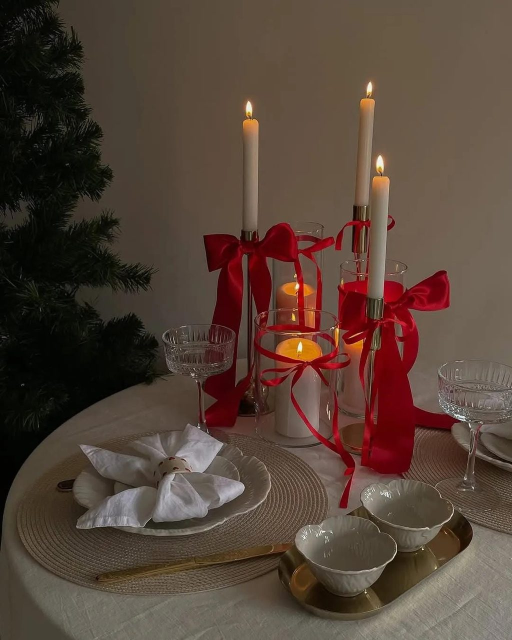
#> input picture images/christmas-table/christmas-table-white-pillar-candles-gold-tray.jpg, 1024 x 1280 px, given in place of christmas-table-red-green-gold-centerpiece.jpg, which was not available (shown at 1/2 size)
$ python build-christmas-table-pins.py
#> lines starting #> are read from the running program, lines starting #| are printed output that depends on the picture
#> in build, `canvas = Image.new("RGB", (W, H), WHITE)`: canvas: PIL image 1024x1536 RGB; every value is 255
#> in build, im is the input picture: PIL image 1024x1280 RGB; mean R, G, B 85.3, 67, 55.9
#!/usr/bin/env python3
"""Build the 3 Christmas Table pins in the Collage Grid style.

Layout (1024x1536, replicating the approved sample pin-style-test/collage-grid.jpg):
- 2x2 grid of real article photos, 512px wide each, thin white centre gutter
- Top row y 0-640, cream title band y 640-896 (dark-green rules top/bottom),
  bottom row y 896-1536.
- Title in dark-green DejaVu Serif Bold, centred in the band, auto-fit to width.
Photos are centre-cropped to the 512x640 cell (0.8 aspect); all sources are
>=768px wide, so cells are downscaled, never upscaled.
"""
import os
from PIL import Image, ImageDraw, ImageFont

BASE = os.path.expanduser("~/workspace/pinterest-blog")
IMG_DIR = os.path.join(BASE, "images/christmas-table")
PIN_DIR = os.path.join(BASE, "images/pins")
PREVIEW_DIR = os.path.expanduser("~/workspace/your_files/christmas-table-pins")

W, H = 1024, 1536
BAND_TOP, BAND_BOTTOM = 640, 896
CELL_W, CELL_H = 512, 640
CREAM = (246, 241, 229)
GREEN = (51, 81, 29)
WHITE = (255, 255, 255)
FONT_PATH = "/usr/share/fonts/truetype/dejavu/DejaVuSerif-Bold.ttf"

PINS = [
    {
        "n": 1,
        "photos": [
            "christmas-table-red-green-gold-centerpiece.jpg",      # idea 1 (hero)
            "christmas-table-red-plaid-runner-floral-plates.jpg",   # idea 3
            "christmas-table-family-dinner-tree-fireplace.jpg",     # idea 26
            "christmas-table-gold-vase-rose-centerpiece.jpg",       # idea 30
        ],
        "lines": ["30 Christmas Table Ideas", "for a Festive Dinner"],
    },
    {
        "n": 2,
        "photos": [
            "christmas-table-red-velvet-napkin-gold-charger.jpg",   # idea 6
            "christmas-table-red-roses-gold-runner.jpg",            # idea 7
            "christmas-table-gold-charger-hurricane-candle.jpg",    # idea 8
            "christmas-table-formal-tall-taper-candles.jpg",        # idea 10
        ],
        "lines": ["30+ Christmas Table Ideas", "For Velvet Napkins,",
                  "Gold Chargers and Candlelight"],
    },
    {
        "n": 3,
        "photos": [
            "christmas-table-dinner-served-candlelight.jpg",        # idea 25
            "christmas-table-candlelit-wood-gold-candlesticks.jpg", # idea 24
            "christmas-table-wooden-bowl-pinecone-centerpiece.jpg", # idea 20
            "christmas-table-dried-oranges-amber-glasses.jpg",      # idea 22
        ],
        "lines": ["30+ Christmas Table Ideas", "For Candlelit Christmas Dinners"],
    },
]


def centre_crop(im, tw, th):
    """Crop image to target aspect (centred), then resize to target size."""
#> called with tw = 512, th = 640
    w, h = im.size
#> w = 1024; h = 1280
    target = tw / th
    if w / h > target:  # too wide: crop width
        nw = int(h * target)
        x0 = (w - nw) // 2
        im = im.crop((x0, 0, x0 + nw, h))
    else:  # too tall: crop height
        nh = int(w / target)
#> nh = 1280
        y0 = (h - nh) // 2
#> y0 = 0
        im = im.crop((0, y0, w, y0 + nh))
    return im.resize((tw, th), Image.LANCZOS)
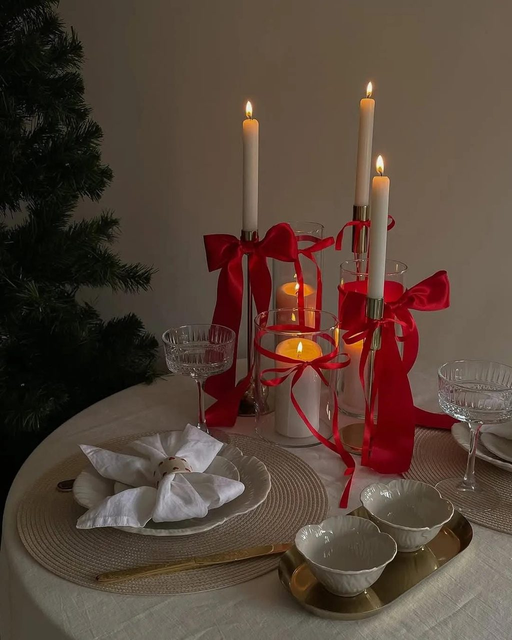
#> returned value: PIL image 512x640 RGB; mean R, G, B 85.3, 67, 55.9


def fit_font(lines, max_w, start_size):
    size = start_size
    while size > 24:
        font = ImageFont.truetype(FONT_PATH, size)
        widths = [font.getbbox(l)[2] for l in lines]
        if max(widths) <= max_w:
            return font, size
        size -= 2
    return ImageFont.truetype(FONT_PATH, size), size


def build(pin):
    canvas = Image.new("RGB", (W, H), WHITE)
    cells = []
    for i, f in enumerate(pin["photos"]):
        im = Image.open(os.path.join(IMG_DIR, f)).convert("RGB")
        w = CELL_W if i % 2 == 0 else CELL_W - 4  # right column leaves a 4px white gutter
        cells.append(centre_crop(im, w, CELL_H))
    # top row, bottom row (4px white gutter down the middle)
    canvas.paste(cells[0], (0, 0))
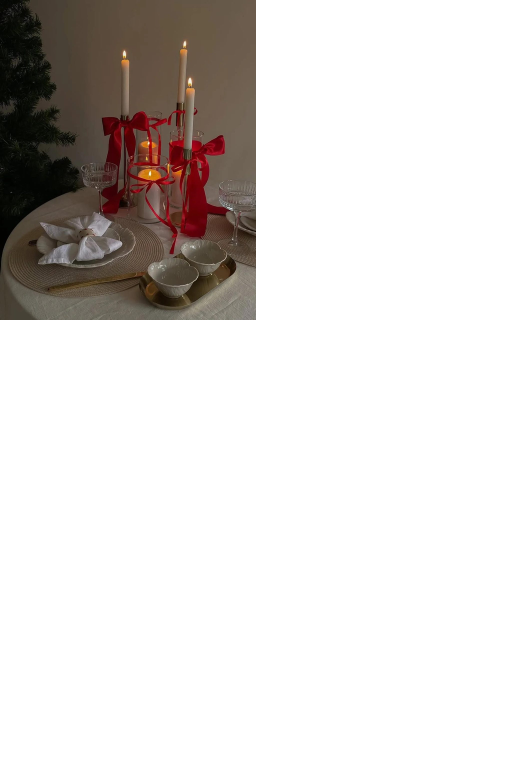
#> canvas: PIL image 1024x1536 RGB (shown at 1/2 size); mean R, G, B 219.6, 215.8, 213.5
    canvas.paste(cells[1], (W // 2 + 4, 0))
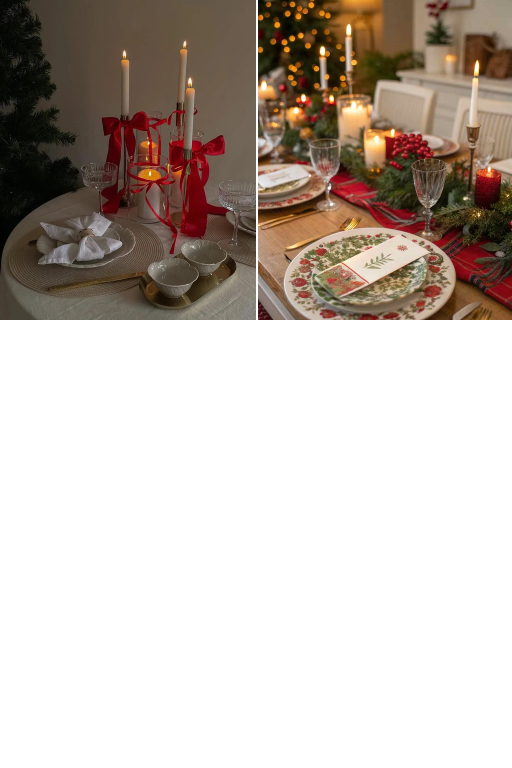
#> canvas: PIL image 1024x1536 RGB (shown at 1/2 size); mean R, G, B 194.1, 183.9, 176.3
    canvas.paste(cells[2], (0, BAND_BOTTOM))
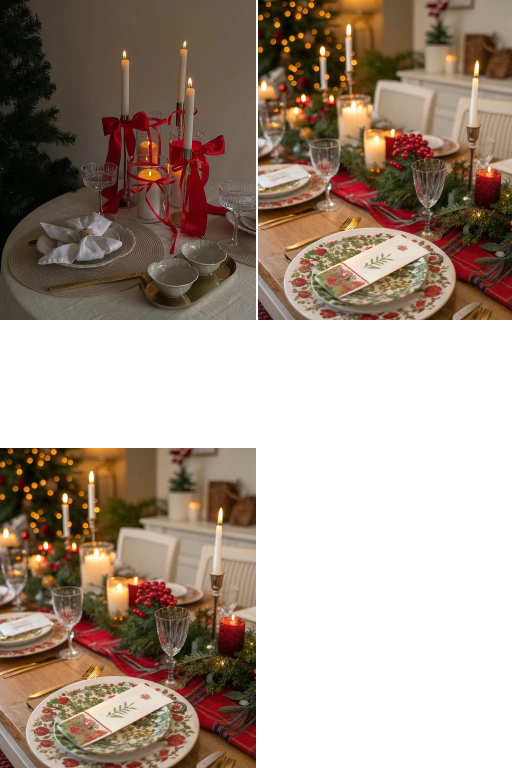
#> canvas: PIL image 1024x1536 RGB (shown at 1/2 size); mean R, G, B 168.3, 151.7, 138.8
    canvas.paste(cells[3], (W // 2 + 4, BAND_BOTTOM))
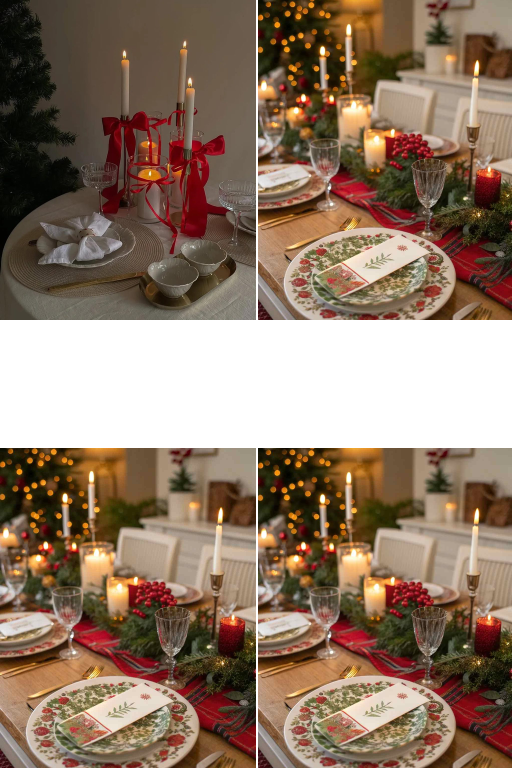
#> canvas: PIL image 1024x1536 RGB (shown at 1/2 size); mean R, G, B 142.7, 119.7, 101.5
    draw = ImageDraw.Draw(canvas)
    # cream band
    draw.rectangle([0, BAND_TOP, W, BAND_BOTTOM], fill=CREAM)
    draw.line([0, BAND_TOP, W, BAND_TOP], fill=GREEN, width=3)
    draw.line([0, BAND_BOTTOM, W, BAND_BOTTOM], fill=GREEN, width=3)
    # title text, centred in the band
    lines = pin["lines"]
    start = 76 if len(lines) == 2 else 60
    font, size = fit_font(lines, W - 84, start)
    line_h = int(size * 1.18)
    total_h = line_h * len(lines)
    y = BAND_TOP + (BAND_BOTTOM - BAND_TOP - total_h) // 2
    for line in lines:
        bbox = draw.textbbox((0, 0), line, font=font)
        tw = bbox[2] - bbox[0]
        draw.text(((W - tw) / 2, y), line, font=font, fill=GREEN)
        y += line_h
    return canvas


os.makedirs(PIN_DIR, exist_ok=True)
os.makedirs(PREVIEW_DIR, exist_ok=True)
for pin in PINS:
    img = build(pin)
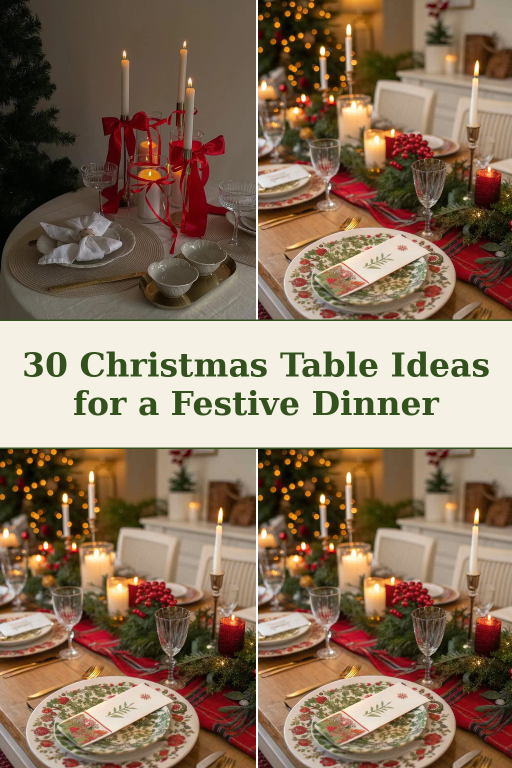
#> img: PIL image 1024x1536 RGB (shown at 1/2 size); mean R, G, B 137, 114, 92.9
    png = os.path.join(PIN_DIR, f"christmas-table-pin{pin['n']}.png")
    jpg = os.path.join(PREVIEW_DIR, f"pin{pin['n']}.jpg")
    img.save(png)
    img.save(jpg, quality=92)
    print(f"pin{pin['n']}: {img.size} -> {png} + {jpg}")
    print("   photos:", ", ".join(pin["photos"]))
#> pass 2 of the loop `for pin in PINS:`:
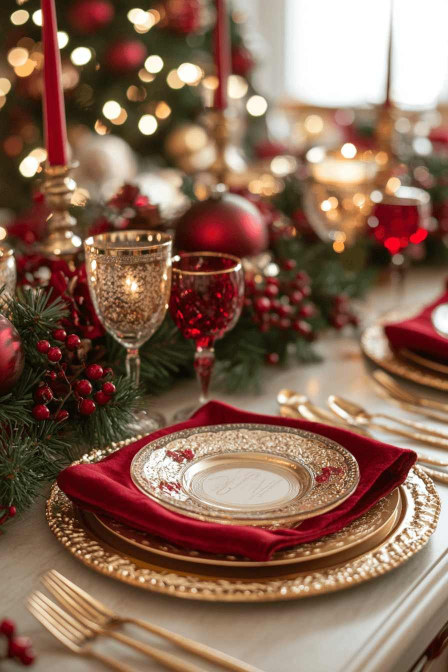
#> input picture images/christmas-table/christmas-table-red-velvet-napkin-gold-charger.jpg, 896 x 1344 px, found by its file name (shown at 1/2 size)
#> in build, im is the input picture: PIL image 896x1344 RGB; mean R, G, B 136.7, 103.9, 85.7
#> in centre_crop (call 5), `im = im.crop((0, y0, w, y0 + nh))`:
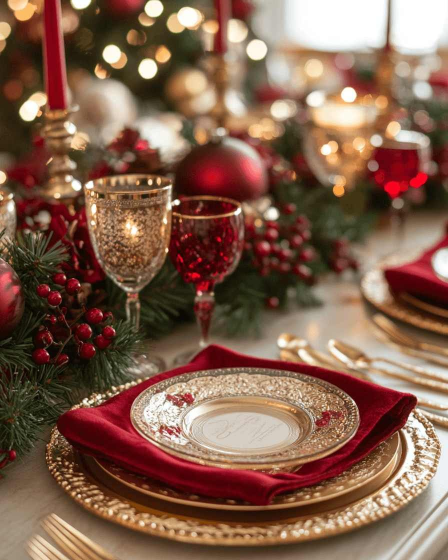
#> im: PIL image 896x1120 RGB (shown at 1/2 size); mean R, G, B 131.5, 96.5, 77.8
#> in centre_crop (call 5), `return im.resize((tw, th), Image.LANCZOS)`:
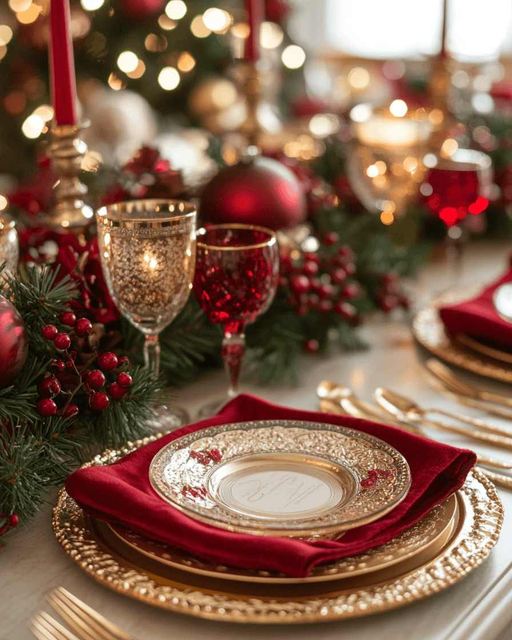
#> returned value: PIL image 512x640 RGB; mean R, G, B 131.5, 96.5, 77.8
#> (the run stopped early here; a loop or call above may not have finished)
